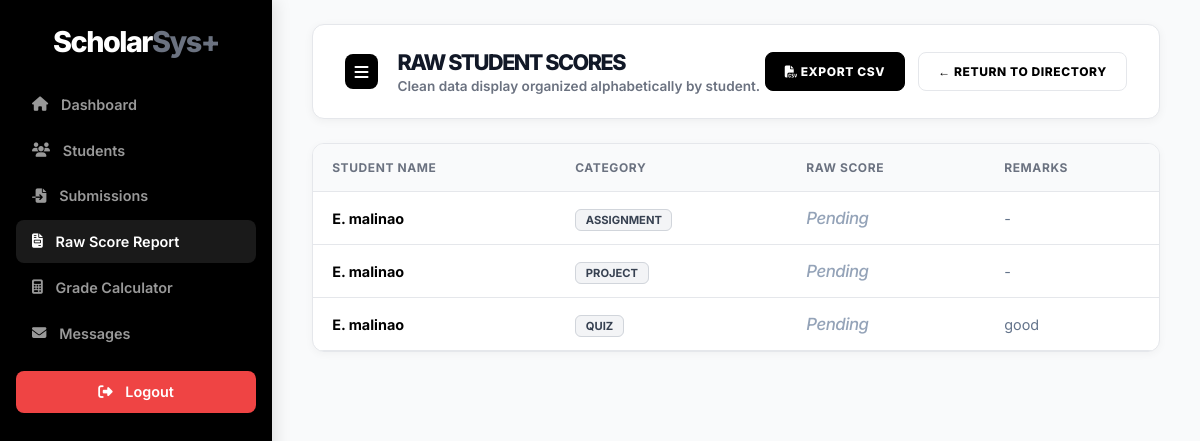
Screenshot of /reports/raw-scores/ (signed in) with the database file from the repository.
### portal/models.py (models this page shows, shortened)
class PerformanceMonitoring(models.Model):
    PERFORMANCE_TYPES = [
        ('quiz', 'Quiz'),
        ('exam', 'Exam'),
        ('assignment', 'Assignment'),
        ('project', 'Project'),
        ('activity', 'Activity'),
        ('others', 'Others'),
    ]
    student = models.ForeignKey(User, on_delete=models.CASCADE, related_name='performances')
    subject = models.CharField(max_length=100)
    grade = models.DecimalField(max_digits=5, decimal_places=2)
    max_score = models.DecimalField(max_digits=5, decimal_places=2, default=100.00)
    remarks = models.TextField(blank=True, help_text="Teacher's feedback after grading.")
    task_instructions = models.TextField(blank=True, help_text="Questions or instructions for the student.")
    performance_type = models.CharField(max_length=20, choices=PERFORMANCE_TYPES, default='others')
    date = models.DateField(auto_now_add=True)
    due_date = models.DateTimeField(null=True, blank=True, help_text="Submission deadline.")
    class Meta:
        verbose_name = "All Performance Record"
        verbose_name_plural = "All Performance Records"

class UserProfile(models.Model):
    user = models.OneToOneField(User, on_delete=models.CASCADE)
    student_id = models.CharField(max_length=20, blank=True, db_index=True)
    section = models.CharField(max_length=50, blank=True)
    role = models.CharField(max_length=10, choices=[('student', 'Student'), ('teacher', 'Teacher'), ('admin', 'Admin')])
    @property
    def formatted_name(self):
        if self.user.first_name:
            first_initial = self.user.first_name[0].upper()
            if self.user.last_name:
                return f"{first_initial}. {self.user.last_name}"
            return self.user.first_name
        return self.user.username

### portal/views.py (the view)
# urls.py: path('reports/raw-scores/', views.raw_scores_view, name='raw_scores'),
@login_required
@role_required(['teacher', 'admin'])
def raw_scores_view(request):
    performances = PerformanceMonitoring.objects.all().select_related('student__userprofile').prefetch_related('submissions').order_by('student__last_name', 'student__first_name', 'date')
    return render(request, 'portal/raw_scores.html', {
        'performances': performances
    })

### portal/views.py (called while the page is built)
def role_required(allowed_roles):
    def decorator(view_func):
        @wraps(view_func)
        def _wrapped_view(request, *args, **kwargs):
            if not request.user.is_authenticated:
                return redirect('login')
            try:
                profile = request.user.userprofile
            except UserProfile.DoesNotExist:
                messages.error(request, "Your account is missing a profile. Please contact admin.")
                return redirect('login')
            if profile.role not in allowed_roles:
                messages.error(request, "You do not have permission to access that page.")
                return redirect('dashboard')
            return view_func(request, *args, **kwargs)
        return _wrapped_view
    return decorator

### portal/templates/portal/raw_scores.html (shortened to what this page needs)
{% load static %}
<!DOCTYPE html>
<html lang="en">
<head>
    <link rel="stylesheet" href="https://cdnjs.cloudflare.com/ajax/libs/font-awesome/6.4.0/css/all.min.css">
</head>
<body>
    <div class="sidebar">
        <h2><span style="color: white;">Scholar</span><span style="color: #6b7280;">Sys+</span></h2>
        <nav>
            <a href="{% url 'dashboard' %}"><i class="fa-solid fa-house"></i> Dashboard</a>
            <a href="{% url 'student_list' %}"><i class="fa-solid fa-users"></i> Students</a>
            <a href="{% url 'submissions_list' %}"><i class="fa-solid fa-file-import"></i> Submissions</a>
            <a href="{% url 'raw_scores' %}" class="active"><i class="fa-solid fa-file-invoice"></i> Raw Score
                Report</a>
            <a href="{% url 'calculate_grade' %}"><i class="fa-solid fa-calculator"></i> Grade Calculator</a>
            <a href="#"><i class="fa-solid fa-envelope"></i> Messages</a>
            <a href="/logout/" class="logout-btn">
                <i class="fa-solid fa-right-from-bracket"></i> Logout
            </a>
        </nav>
    </div>
    <div class="main-content">
        <div class="header">
            <div style="display: flex; align-items: center;">
                <button class="burger-menu" id="burgerToggle"
                    style="background: var(--primary-black); color: white; border: none; padding: 0.6rem; border-radius: 8px; cursor: pointer; font-size: 1rem; margin-right: 1.2rem; transition: 0.2s; display: flex; align-items: center; justify-content: center;">
                    <i class="fa-solid fa-bars"></i>
                </button>
                <div>
                    <h1
                        style="margin:0; font-size: 1.35rem; font-weight: 800; letter-spacing: -1.5px; text-transform: uppercase;">
                        Raw Student Scores</h1>
                    <p style="color: #6b7280; margin: 0.2rem 0 0 0; font-weight: 600; font-size: 0.85rem;">Clean data
                        display organized alphabetically by student.</p>
                </div>
            </div>
            <div style="display: flex; gap: 0.8rem;">
                <a href="{% url 'export_raw_scores_csv' %}" class="btn-back"
                    style="background: var(--primary-black); color: white; border-color: var(--primary-black);">
                    <i class="fa-solid fa-file-csv"></i> Export CSV
                </a>
                <a href="{% url 'student_list' %}" class="btn-back">&larr; Return to Directory</a>
            </div>
        </div>
        <div class="card">
            <table>
                <thead>
                    <tr>
                        <th>Student Name</th>
                        <th>Category</th>
                        <th>Raw Score</th>
                        <th>Remarks</th>
                    </tr>
                </thead>
                <tbody>
                    {% for perf in performances %}
                    <tr>
                        <td class="student-name">{{ perf.student.userprofile.formatted_name }}</td>
                        <td><span class="category-badge">{{ perf.get_performance_type_display }}</span></td>
                        <td class="raw-score">
                            {% if perf.submissions.exists %}
                            {{ perf.grade|floatformat:2 }}
                            {% else %}
                            <span style="color: #94a3b8; font-style: italic; font-weight: 500;">Pending</span>
                            {% endif %}
                        </td>
                        <td style="color: #64748b;">{{ perf.remarks|default:"-" }}</td>
                    </tr>
                    {% endfor %}
                </tbody>
            </table>
        </div>
    </div>
</body>
</html>

### portal/templates/portal/raw_scores.html (style rules this page uses)
:root { --primary-black: #000000; --bg-white: #ffffff; --bg-light: #f9fafb; --text-main: #111827; --text-muted: #6b7280; --border-color: #e5e7eb; }
body { margin: 0; font-family: 'Inter', sans-serif; background-color: var(--bg-light); display: flex; height: 100vh; color: var(--text-main); overflow: hidden; }
.sidebar { width: 240px; background: var(--primary-black); color: white; padding: 1.5rem 1rem; display: flex; flex-direction: column; box-shadow: 4px 0 15px rgba(0, 0, 0, 0.1); transition: all 0.3s ease; position: relative; z-index: 1000; overflow: hidden; flex-shrink: 0; }
.sidebar h2 { font-weight: 800; margin: 0 0 1.5rem 0; letter-spacing: -1.5px; color: white; text-align: center; font-size: 1.8rem; white-space: nowrap; }
.sidebar nav { flex: 1; }
.sidebar nav a { color: rgba(255, 255, 255, 0.6); text-decoration: none; display: flex; align-items: center; gap: 0.8rem; padding: 0.8rem 1rem; margin-bottom: 0.2rem; font-weight: 600; border-radius: 8px; transition: 0.2s; font-size: 0.9rem; white-space: nowrap; }
.sidebar nav a:hover, .sidebar nav a.active { background: rgba(255, 255, 255, 0.1); color: white; }
.logout-btn { background: #ef4444; color: white !important; text-decoration: none; padding: 0.8rem; text-align: center; border-radius: 8px; font-weight: 700; margin-top: 1rem; display: flex; align-items: center; justify-content: center; gap: 8px; }
.main-content { flex: 1; padding: 1.5rem 2.5rem; overflow-y: auto; }
.header { background: white; padding: 1.5rem 2rem; border-radius: 12px; box-shadow: 0 2px 10px rgba(0, 0, 0, 0.05); margin-bottom: 1.5rem; display: flex; justify-content: space-between; align-items: center; border: 1px solid var(--border-color); }
.burger-menu { background: var(--primary-black); color: white; border: none; padding: 0.6rem; border-radius: 8px; cursor: pointer; font-size: 1rem; margin-right: 1.2rem; transition: 0.2s; display: flex; align-items: center; justify-content: center; }
.header h1 { margin: 0; font-weight: 800; font-size: 1.35rem; color: var(--text-main); letter-spacing: -0.5px; }
.card { background: white; padding: 0; border-radius: 12px; box-shadow: 0 2px 8px rgba(0, 0, 0, 0.04); overflow: hidden; border: 1px solid var(--border-color); }
table { width: 100%; border-collapse: collapse; }
th { background: var(--bg-light); text-align: left; padding: 1rem 1.2rem; font-size: 0.75rem; text-transform: uppercase; letter-spacing: 0.05em; color: var(--text-muted); font-weight: 700; border-bottom: 1px solid var(--border-color); }
td { padding: 1rem 1.2rem; border-bottom: 1px solid var(--border-color); font-size: 0.9rem; }
.student-name { font-weight: 700; color: var(--primary-black); }
.category-badge { padding: 0.2rem 0.6rem; border-radius: 6px; font-size: 0.7rem; font-weight: 700; text-transform: uppercase; background: #f3f4f6; color: #374151; border: 1px solid #d1d5db; }
.raw-score { font-weight: 800; color: var(--primary-black); font-size: 1.05rem; letter-spacing: -0.5px; }
.btn-back { background: white; color: #000; padding: 0.7rem 1.2rem; border-radius: 8px; text-decoration: none; font-weight: 800; font-size: 0.75rem; text-transform: uppercase; letter-spacing: 0.05em; border: 1px solid var(--border-color); transition: 0.2s; }

### rows the page displays
PerformanceMonitoring: student.userprofile.formatted_name "E. malinao", performance_type "ASSIGNMENT", shows "Pending", remarks "-"
PerformanceMonitoring: student.userprofile.formatted_name "E. malinao", performance_type "PROJECT", shows "Pending", remarks "-"
PerformanceMonitoring: student.userprofile.formatted_name "E. malinao", performance_type "QUIZ", shows "Pending", remarks "good"
